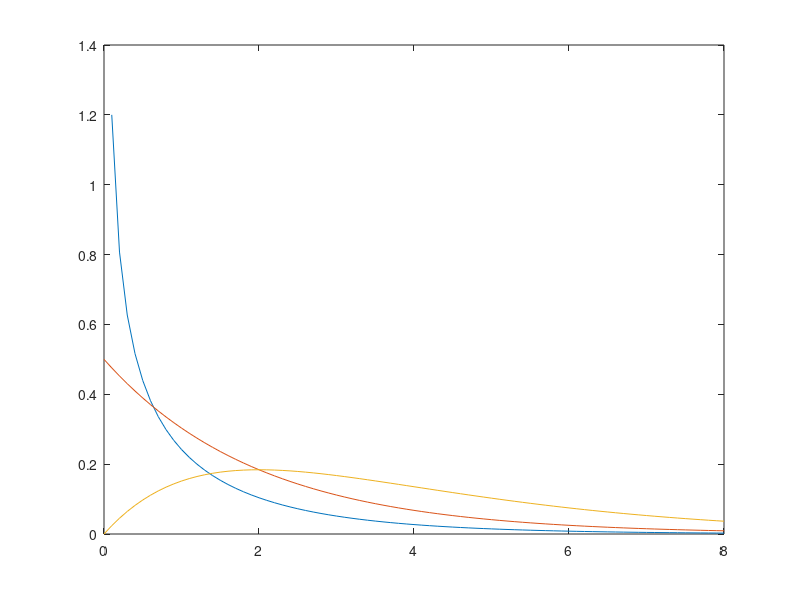
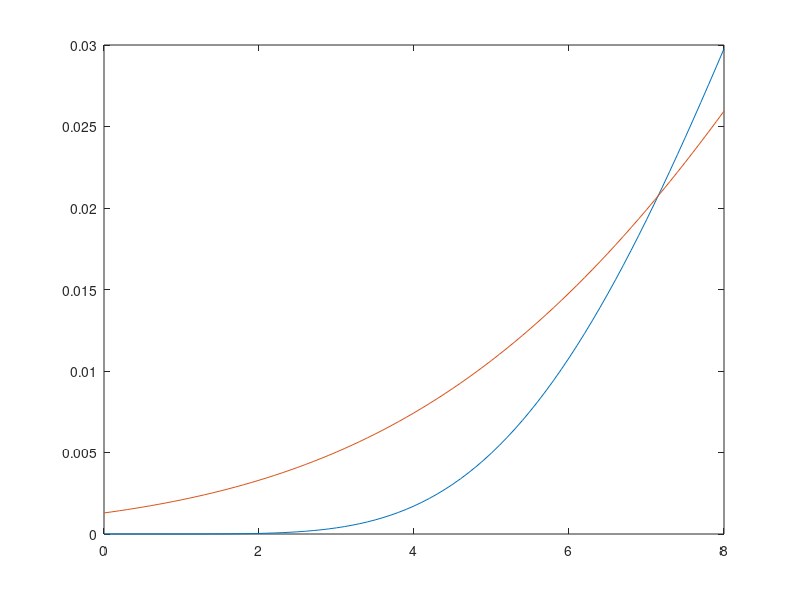

These figures' MATLAB source, in order:
format long;

f = @(x,n) chi2pdf(x,n);

% (a)
x=0:.1:8;
figure;
plot(x,f(x,1))
hold on;
plot(x,f(x,2))
plot(x,f(x,4))

% (b)
figure;
plot(x,f(x,16));
hold on;
g = @(x) normpdf(x,16,sqrt(32));
plot(x,g(x));

